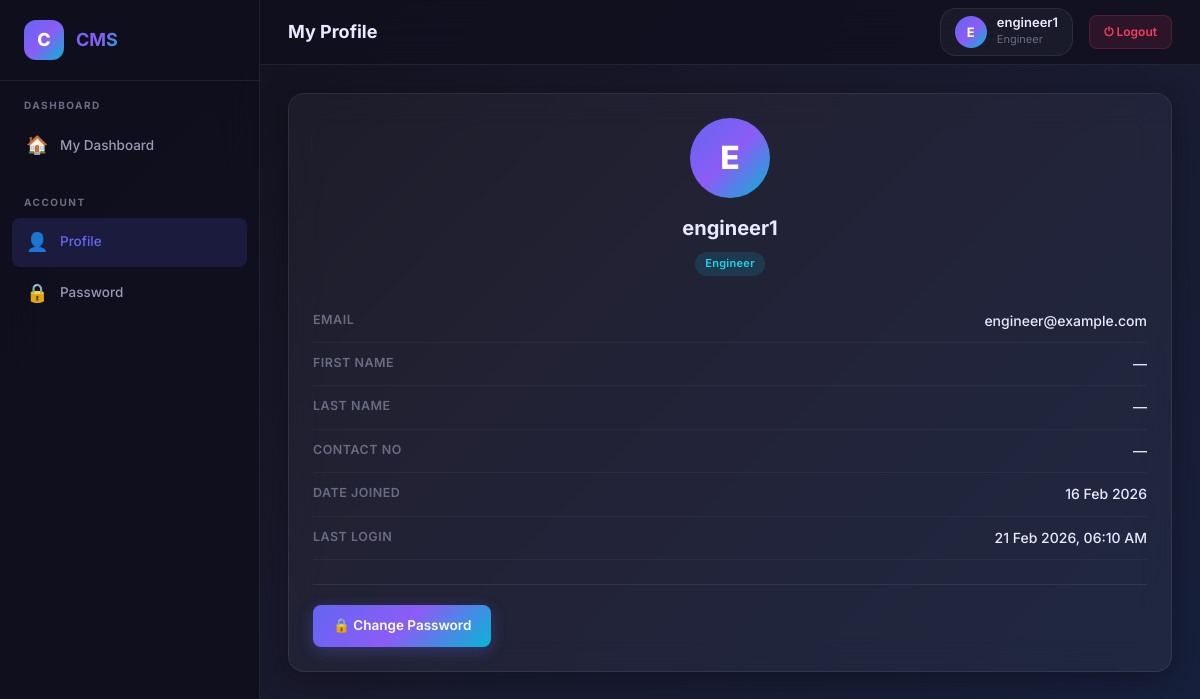
The page /accounts/profile/ (signed in) on the database as committed earlier.
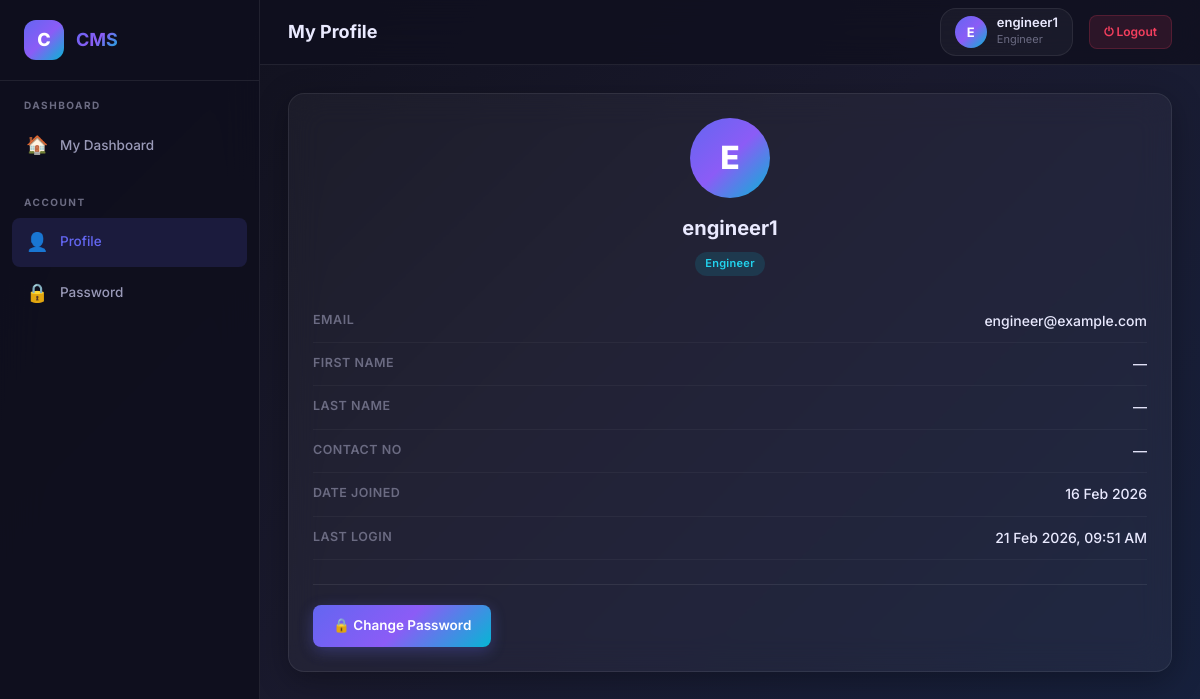
The same page on the database as committed later.
### accounts/models.py (models this page shows, shortened)
class User(AbstractUser):
    ROLE_CHOICES = (
        ('admin', 'Admin'),
        ('engineer', 'Engineer'),
        ('operations', 'Operations'),  # NEW
        ('analytics', 'Analytics'),     # NEW
        ('manager', 'Manager'),         # NEW
    )
    role = models.CharField(max_length=20, choices=ROLE_CHOICES, default='engineer')
    contact_no = models.CharField(max_length=20, blank=True, null=True)

### accounts/views.py (the view)
# urls.py: path('accounts/profile/', profile, name='profile'),
@login_required
def profile(request):
    return render(request, 'accounts/profile.html', {'user': request.user})

### templates/accounts/profile.html (shortened to what this page needs)
{% extends 'base.html' %}
{% block page_title %}My Profile{% endblock %}
{% block content %}
<div class="detail-grid">
    <div class="glass-card fade-up">
        <div style="text-align:center;margin-bottom:24px;">
            <div class="user-avatar"
                style="width:80px;height:80px;font-size:32px;margin:0 auto 14px;background:var(--gradient-primary);border-radius:50%;display:flex;align-items:center;justify-content:center;color:#fff;font-weight:800;">
                {{ user.username|first|upper }}
            </div>
            <h2 style="font-size:20px;font-weight:700;">{{ user.username }}</h2>
            <span class="badge badge-{{ user.role }}" style="margin-top:8px;">{{ user.get_role_display }}</span>
        </div>
        <div class="detail-row">
            <span class="detail-label">Email</span>
            <span class="detail-value">{{ user.email|default:"Not set" }}</span>
        </div>
        <div class="detail-row">
            <span class="detail-label">First Name</span>
            <span class="detail-value">{{ user.first_name|default:"—" }}</span>
        </div>
        <div class="detail-row">
            <span class="detail-label">Last Name</span>
            <span class="detail-value">{{ user.last_name|default:"—" }}</span>
        </div>
        <div class="detail-row">
            <span class="detail-label">Contact No</span>
            <span class="detail-value">{{ user.contact_no|default:"—" }}</span>
        </div>
        <div class="detail-row">
            <span class="detail-label">Date Joined</span>
            <span class="detail-value">{{ user.date_joined|date:"d M Y" }}</span>
        </div>
        <div class="detail-row">
            <span class="detail-label">Last Login</span>
            <span class="detail-value">{{ user.last_login|date:"d M Y, h:i A"|default:"Never" }}</span>
        </div>
        <div class="form-actions">
            <a href="{% url 'change_password' %}" class="btn btn-primary">🔒 Change Password</a>
        </div>
    </div>
</div>
{% endblock %}

### templates/base.html (shortened to what this page needs)
{% load static %}
<!DOCTYPE html>
<html lang="en">
<head>
  <link rel="stylesheet" href="{% static 'css/styles.css' %}">
</head>
<body>
  <div class="app-layout">
    <aside class="sidebar" id="sidebar">
      <div class="sidebar-brand">
        <div class="brand-icon">C</div>
        <h2>CMS</h2>
      </div>
      <nav class="sidebar-nav">
        {% if user.role == 'engineer' %}
        <div class="nav-section">
          <div class="nav-section-title">Dashboard</div>
          <a href="{% url 'engineer_dashboard' %}" class="nav-link">
            <span class="nav-icon">🏠</span> My Dashboard
          </a>
        </div>
        {% endif %}
        <div class="nav-section">
          <div class="nav-section-title">Account</div>
          <a href="{% url 'profile' %}" class="nav-link">
            <span class="nav-icon">👤</span> Profile
          </a>
          <a href="{% url 'change_password' %}" class="nav-link">
            <span class="nav-icon">🔒</span> Password
          </a>
        </div>
      </nav>
    </aside>
    <div class="main-content">
      <header class="top-navbar">
        <div class="navbar-left">
          <h1 class="page-title">{% block page_title %}Dashboard{% endblock %}</h1>
        </div>
        <div class="navbar-right">
          <div class="navbar-user">
            <div class="user-avatar">{{ user.username|first|upper }}</div>
            <div class="user-info">
              <span class="user-name">{{ user.username }}</span>
              <span class="user-role">{{ user.role }}</span>
            </div>
          </div>
          <a href="{% url 'logout' %}" class="btn-logout">⏻ Logout</a>
        </div>
      </header>
      <main class="page-content fade-up">
        {% block content %}{% endblock %}
      </main>
    </div>
  </div>
</body>
</html>

Rows that differ between the two databases and show on the page:
changed User "engineer1": last_login "21 Feb 2026, 06:10 AM" → "21 Feb 2026, 09:51 AM"
